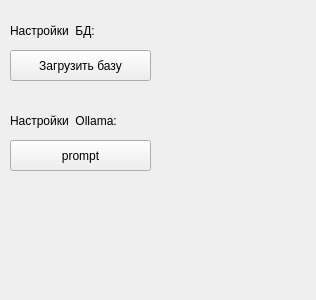
<?xml version="1.0" encoding="UTF-8"?>
<ui version="4.0">
 <class>Form</class>
 <widget class="QWidget" name="Form">
  <property name="geometry">
   <rect>
    <x>0</x>
    <y>0</y>
    <width>316</width>
    <height>300</height>
   </rect>
  </property>
  <property name="windowTitle">
   <string>Настройки</string>
  </property>
  <widget class="QPushButton" name="pushButton">
   <property name="geometry">
    <rect>
     <x>10</x>
     <y>50</y>
     <width>141</width>
     <height>31</height>
    </rect>
   </property>
   <property name="text">
    <string>Загрузить базу</string>
   </property>
  </widget>
  <widget class="QPushButton" name="pushButton_2">
   <property name="geometry">
    <rect>
     <x>10</x>
     <y>140</y>
     <width>141</width>
     <height>31</height>
    </rect>
   </property>
   <property name="text">
    <string>prompt</string>
   </property>
  </widget>
  <widget class="QLabel" name="label">
   <property name="geometry">
    <rect>
     <x>10</x>
     <y>100</y>
     <width>151</width>
     <height>41</height>
    </rect>
   </property>
   <property name="text">
    <string>Настройки  Ollama:</string>
   </property>
  </widget>
  <widget class="QLabel" name="label_2">
   <property name="geometry">
    <rect>
     <x>10</x>
     <y>10</y>
     <width>151</width>
     <height>41</height>
    </rect>
   </property>
   <property name="text">
    <string>Настройки  БД:</string>
   </property>
  </widget>
 </widget>
 <resources/>
 <connections/>
</ui>
